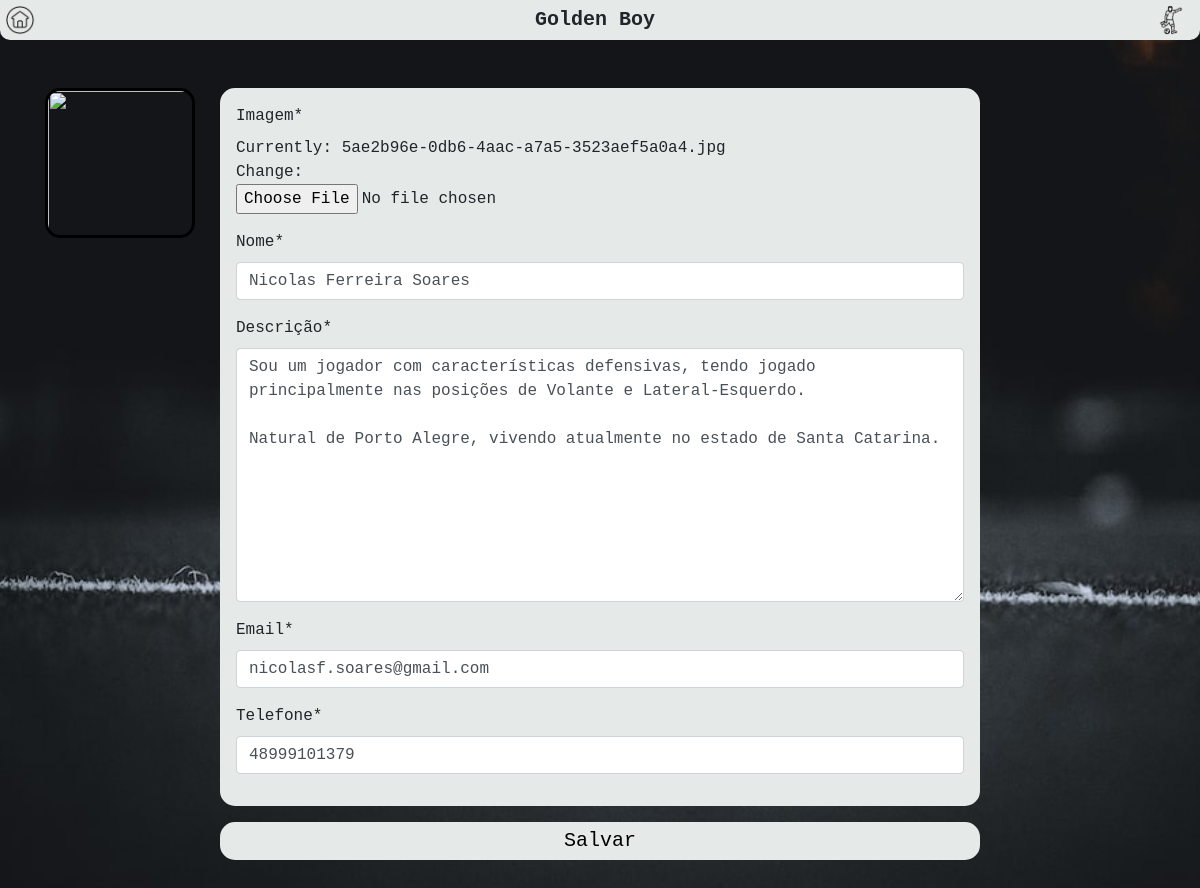
Screenshot of /jogadorEdit/1/ with the database file from the repository.
### busca/models.py (models this page shows, shortened)
class Base(models.Model):
    criado = models.DateField('Data de Criação', auto_now_add=True)
    modificado = models.DateField('Data de Atualização', auto_now_add=True)
    ativo = models.BooleanField('Ativo?', default=True)
    class Meta:
        abstract = True

class Jogador(Base):
    nome = models.CharField('Nome', max_length=100)
    data_nascimento = models.DateField('Data de Nascimento')
    imagem = StdImageField('Imagem', upload_to=get_file_path, variations={'thumb': {'width': 480, 'height': 480, 'crop': True}})
    descricao = models.TextField('Descrição', max_length=500, default="")
    email = models.CharField('Email', max_length=150, default="")
    telefone = models.CharField('Telefone', max_length=20, default="")
    class Meta:
        verbose_name = 'Jogador'
        verbose_name_plural = 'Jogador'

### busca/views.py (the view)
# urls.py: path('jogadorEdit/<int:pk>/', views.edit, name='edit'),
def edit(request, pk):
    data = {}
    data['db'] = Jogador.objects.get(pk=pk)
    data['form'] = JogadorForm(instance=data['db'])
    return render(request, 'jogadorEdit.html', data)

### busca/forms.py
class JogadorForm(ModelForm):
     class Meta:
         model = Jogador
         fields = ['imagem', 'nome', 'descricao', 'email', 'telefone']

### busca/templates/jogadorEdit.html (shortened to what this page needs)
{% load static %}
<!DOCTYPE html>
{% load crispy_forms_tags %}
<html lang="en">
<head>
    <link rel="stylesheet" href="{% static 'bootstrap.min.css' %}">
    <link rel="stylesheet" href="https://stackpath.bootstrapcdn.com/bootstrap/4.1.3/css/bootstrap.min.css">
    <link rel="stylesheet" type="text/css" href="{% static 'style.css' %}">
</head>
<body>
    <div class="container-fluid">
        <div class="row busca-top">
            <div class="col" style="margin-left: -10px !important;">
                <a href="/" class="bt-perfil"><img src="/static/media/casa.png" width="30" height="30"></a>
            </div>
            <div class="col-7 title-site text-center">
                <h5><b>Golden Boy</b></h5>
            </div>
            <div class="col text-right">
                <a href="/jogador/{{db.id}}/" class="bt-perfil"><img src="/static/media/jogador-2.png" width="30" height="30" alt="Perfil" ></a>
            </div>
        </div>
    </div>
    <div class="container mt-5 mb-5">
        <form name="form" action="/update/{{db.id}}/" method="post" enctype="multipart/form-data">
            <div class="row mt-3">
                <div class="col-2">
                    <div class="row">
                        <div class="col-12"><img class="pic-jogador" src="{{db.imagem.thumb.url}}" width="150" height="150"></div>
                    </div>
                </div>
                <div class="col-8 p-3 box-dados-jogador">
                    {{ form|crispy }}
                </div>
                <div class="col-2"></div>
            </div>
            <div class="row mt-3">
                <div class="col-2"></div>
                    <input type="submit" class="col-8 p-1 bt-edit-jogador" value="Salvar">
                <div class="col-2"></div>
            </div>
        </form>
    </div>
    {% load static %}
</body>
</html>

### busca/static/style.css (style rules this page uses)
body { background-image: url('/static/media/teste.jfif'); background-size: cover; background-repeat: no-repeat; font-family: monospace; }
a { color: inherit !important; }
.busca-top { background-color: #E5EAE8; height: 40px; border-bottom-left-radius: 10px; border-bottom-right-radius: 10px; }
.title-site { padding-top: 8px; }
.bt-perfil { line-height: 40px; color: black; }
.box-dados-jogador { background-color: #E5EAE8; min-height: 250px; border-radius: 15px; }
.pic-jogador { border: 3px black solid; border-radius: 15px; }
.bt-edit-jogador { background-color: #E5EAE8; border-radius: 15px; text-align: center; font-size: 20px; cursor: pointer; border: none; }

### rows the page displays
Jogador: nome "Nicolas Ferreira Soares", descricao "Sou um jogador com características defensivas, tendo jogado principalmente nas posições de Volante e Lateral-Esquerdo. Natural de Porto Alegre, vivendo atualmente no estado de Santa Catarina.", email "nicolasf.soares@gmail.com", telefone "48999101379"
